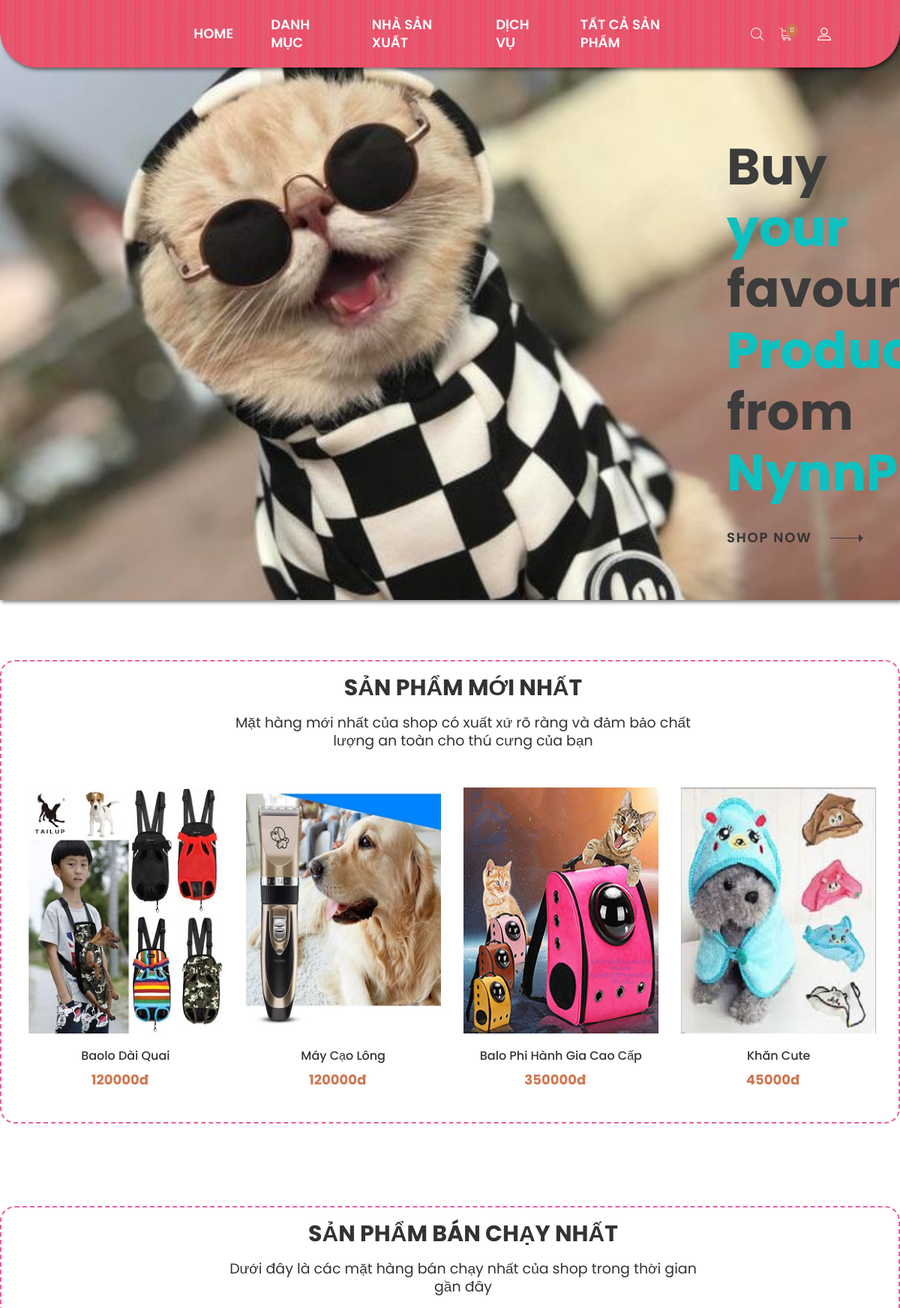
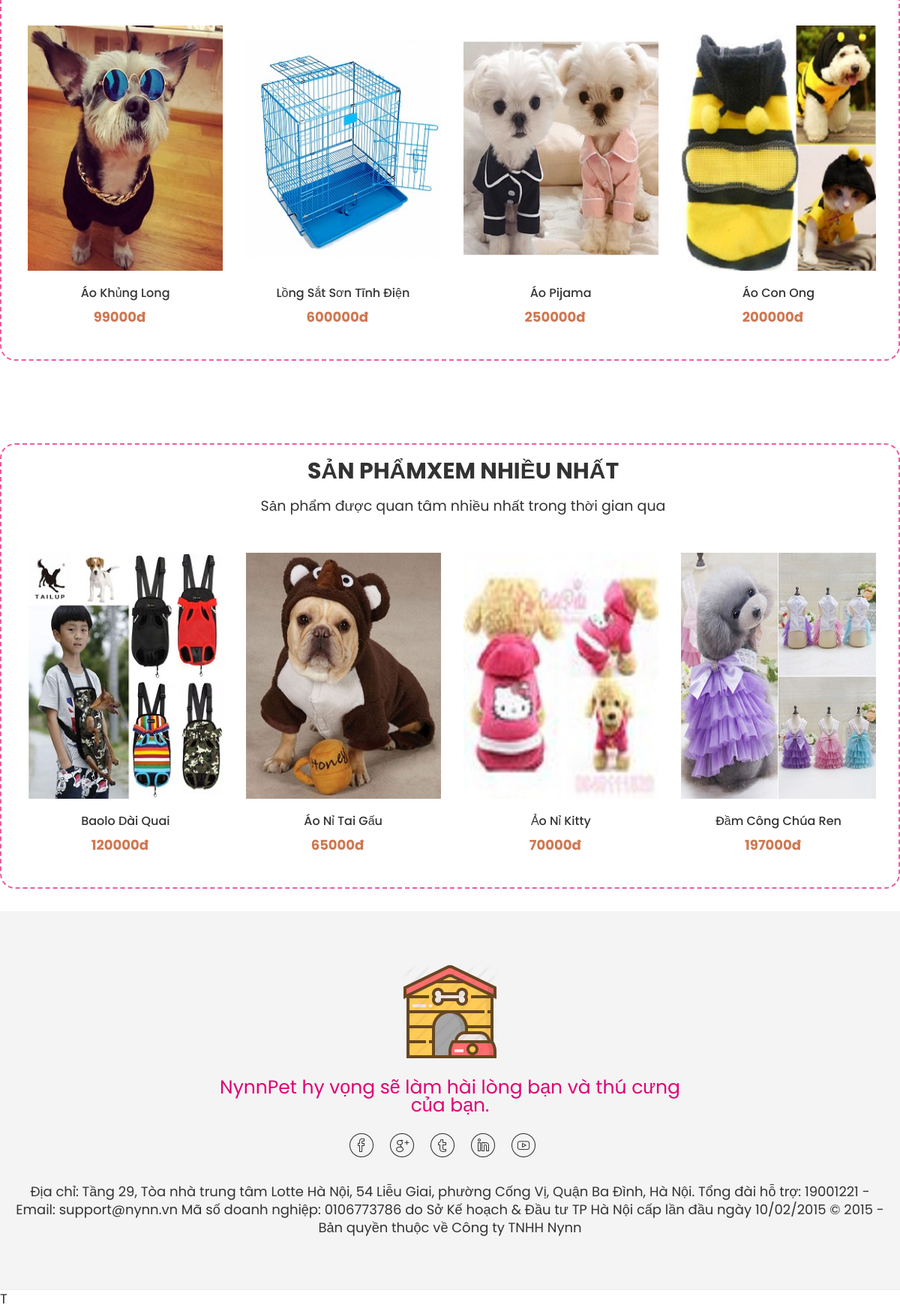
Page / (signed in) on the committed database (2 pictures, top to bottom).
### tables this page shows
CREATE TABLE IF NOT EXISTS `sanpham` (
  `ID` int(11) NOT NULL AUTO_INCREMENT,
  `TenSP` varchar(255) DEFAULT NULL,
  `LoaiSP` int(255) DEFAULT NULL,
  `MoTa` text,
  `NgayTao` date DEFAULT NULL,
  `SoLuong` int(11) DEFAULT NULL,
  `HinhAnh` varchar(50) DEFAULT NULL,
  `XuatXu` varchar(50) DEFAULT NULL,
  `MaNSX` int(11) DEFAULT NULL,
  `Gia` float DEFAULT NULL,
  `LuotXem` int(10) UNSIGNED ZEROFILL DEFAULT '0000000000',
  `TinhTrang` varchar(0) DEFAULT NULL,
  PRIMARY KEY (`ID`) USING BTREE,
  KEY `MaNSX` (`MaNSX`) USING BTREE,
  KEY `LoaiSP` (`LoaiSP`) USING BTREE
);

### config.php (called while the page is built, shortened)
<?php
function load($sql) {
	$cn = new mysqli(HOST, UID, PWD, DB);
	$cn->query("set names 'utf8'");
    $rs = $cn->query($sql);
	return $rs;
}

### index.php (the view, shortened to what this page needs)
<?php
include_once("header.php");
$top10LastPros = "select * from sanpham order by ID desc limit 10";
$rs = load($top10LastPros);
?>
		<section class="wn__product__area brown--color pt--80  pb--30">
			<div class="container" style = "padding-top:20px;padding-left:50px; border:2.5px dashed #ec5da0; border-radius: 20px;">
				<div class="row">
					<div class="col-lg-12">
						<div class="section__title text-center">
							<h2 class="title__be--2">Sản phẩm mới nhất </span></h2>
							<p style="font-size: 19px" > Mặt hàng mới nhất của shop có xuất xứ rõ ràng và đảm bảo chất lượng an toàn cho thú cưng của bạn </p>
					</div>
				</div>
				<div class="furniture--4 border--round arrows_style owl-carousel owl-theme row mt--50">
					<?php
					while($data = $rs->fetch_object()) {
					?>
					<div class="product product__style--3">
						<div class="col-lg-3 col-md-4 col-sm-6 col-12">
						<form method="post" action="">
							<div class="product__thumb">
								<a class="first__img" href="product_detail.php?id=<?php echo $data->ID; ?>"><img src="<?php echo $data->HinhAnh; ?>" alt="product image"></a>
							</div>
							<div class="product__content content--center">
								<h4><a href="product_detail.php?id=<?php echo $data->ID; ?>"><?php echo $data->TenSP; ?></a></h4>
								<ul class="prize d-flex">
									<li><?php echo $data->Gia; ?>đ</li>
								</ul>
							</div>
						</form>
						</div>
					</div>
					<?php } ?>
				</div>
			</div>
		</section>
		<section class="wn__product__area brown--color pt--80  pb--30">
			<div class="container" style = "padding-top:20px;padding-left:50px; border:2.5px dashed #ec5da0; border-radius: 20px;">
				<div class="row">
					<div class="col-lg-12">
						<div class="section__title text-center">
							<h2 class="title__be--2">Sản phẩm bán chạy nhất</span></h2>
							<p style="font-size: 19px">Dưới đây là các mặt hàng bán chạy nhất của shop trong thời gian gần đây  </p>
					</div>
				</div>
				<div class="furniture--4 border--round arrows_style owl-carousel owl-theme row mt--50">
					<?php
					require_once 'config.php';
					$top10LastPros = "	select  sp.ID, sp.TenSP, sp.LoaiSP, sp.Gia,sp.HinhAnh,ct.SPID,SUM(ct.SL) AS soluong, sp.SoLuong as SLSP
					                  from  chitietdh ct INNER JOIN sanpham sp
					                  where  ct.SPID=sp.ID
					                  GROUP BY soluong desc
					                  LIMIT 10";
					$rs = load($top10LastPros);
					?>
					<?php
					while($data = $rs->fetch_object()) {
					?>
					<div class="product product__style--3">
						<div class="col-lg-3 col-md-4 col-sm-6 col-12">
						<form method="post" action="">
							<div class="product__thumb">
								<a class="first__img" href="product_detail.php?id=<?php echo $data->ID; ?>"><img src="<?php echo $data->HinhAnh; ?>" alt="product image"></a>
							</div>
							<div class="product__content content--center">
								<h4><a href="product_detail.php?id=<?php echo $data->ID; ?>"><?php echo $data->TenSP; ?></a></h4>
								<ul class="prize d-flex">
									<li><?php echo $data->Gia; ?>đ</li>
								</ul>
							</div>
						</form>
						</div>
				</div>
				<?php } ?>
			</div>
		</section>
		<section class="wn__product__area brown--color pt--80  pb--30">
			<div class="container" style = "padding-top:20px;padding-left:50px; border:2.5px dashed #ec5da0; border-radius: 20px;">
				<div class="row">
					<div class="col-lg-12">
						<div class="section__title text-center">
							<h2 class="title__be--2">Sản phẩmXem nhiều nhất</span></h2>
							<p style="font-size: 19px">Sản phẩm được quan tâm nhiều nhất trong thời gian qua  </p>
					</div>
				</div>
				<div class="furniture--4 border--round arrows_style owl-carousel owl-theme row mt--50">
					<?php
					require_once 'config.php';
										$top10LastPros = "select  sp.ID, sp.TenSP, sp.LoaiSP, sp.Gia,sp.HinhAnh, sp.SoLuong as SLSP
						                  from  sanpham sp
						                  ORDER BY LuotXem DESC
						                  LIMIT 10";
					$rs = load($top10LastPros);
					?>
					<?php
					while($data = $rs->fetch_object()) {
					?>
					<div class="product product__style--3">
						<div class="col-lg-3 col-md-4 col-sm-6 col-12">
						<form method="post" action="">
							<div class="product__thumb">
								<a class="first__img" href="product_detail.php?id=<?php echo $data->ID; ?>"><img src="<?php echo $data->HinhAnh; ?>" alt="product image"></a>
							</div>
							<div class="product__content content--center">
								<h4><a href="product_detail.php?id=<?php echo $data->ID; ?>"><?php echo $data->TenSP; ?></a></h4>
								<ul class="prize d-flex">
									<li><?php echo $data->Gia; ?>đ</li>
								</ul>
							</div>
						</form>
						</div>
					</div>
				<?php } ?>
				</div>
			</div>
		</section>
<?php include_once("footer.php"); ?>

### header.php (shortened to what this page needs)
<?php
require_once 'config.php';
$current_file = basename($_SERVER['PHP_SELF']);
if(isset($_SESSION["current_user"]))
	$idUser = $_SESSION["current_user"]->ID;
if (isset($_SESSION["current_user"])) {
	$sqlItem = "select d.TongTien as TT, sum(c.SL) as TongSoSP
					from dathang d, chitietdh c
					where UserID = '$idUser' and c.DatHangID = d.ID and d.TinhTrang = 'Chưa giao'";
	$rsSqlItem = load($sqlItem);
	$dataSqlItem = $rsSqlItem->fetch_object();
	if ($dataSqlItem->TongSoSP == "")
		$dataSqlItem->TongSoSP = 0;
}
else {
	$num = 0;
	$dataSqlItem->TongSoSP = 0;
}
?>
<!Doctype html>
<html class="no-js" lang="zxx">
<head>
	<link rel="stylesheet" href="css/bootstrap.min.css">
	<link rel="stylesheet" href="css/plugins.css">
	<link rel="stylesheet" href="style.css">
   <link rel="stylesheet" href="css/custom.css">
</head>
<body>
	<div class="wrapper" id="wrapper">
<header id="wn__header" class="oth-page header__area header__absolute sticky__header">
			<div class="container-fluid">
				<div class="row">
					<div class="col-md-4 col-sm-4 col-7 col-lg-2">
					</div>
					<div class="col-lg-8 d-none d-lg-block">
						<nav class="mainmenu__nav">
							<ul class="meninmenu d-flex justify-content-start">
								<li class="drop with--one--item"><a href="index.php">Home</a></li>
								<li class="drop"><a href="allloai.php">Danh Mục</a>
								</li>
								<li class="drop"><a href="allnsx.php">Nhà sản xuất</a>
								</li>
								<li class="drop"><a href="dichvu.php">Dịch vụ</a>
								</li>
								<li><a href="tatca.php">Tất cả sản phẩm</a></li>
							</ul>
						</nav>
					</div>
					<div class="col-md-8 col-sm-8 col-5 col-lg-2">
						<ul class="header__sidebar__right d-flex justify-content-end align-items-center">
							<li class="shop_search"><a class="search__active" href="#"></a></li>
							<li class="shopcart"><a class="cartbox_active" href="#"><span class="product_qun"><?php echo $dataSqlItem->TongSoSP ?></span></a>
							</li>
							<li class="setting__bar__icon"><a class="setting__active" href="#"></a>
								</div>
					</div>
				</div>
			</div>
<?php
	if ($current_file == "index.php") {
?>
<div class="slider-area brown__nav slider--15 slide__activation slide__arrow01 owl-carousel owl-theme">
<div class="slide animation__style10 bg-image--1 fullscreen align__center--left">
	<div class="container">
		<div class="row">
			<div class="col-lg-12">
				<div class="slider__content">
					<div class="contentbox">
						<h2>Buy <span>your </span></h2>
						<h2>favourite <span>Product </span></h2>
						<h2>from <span>NynnPet </span></h2>
						<a class="shopbtn" href="#">shop now</a>
					</div>
				</div>
			</div>
		</div>
	</div>
</div>
</div>
<?php }
?>

### footer.php (shortened to what this page needs)
		<footer id="wn__footer" class="footer__area bg__cat--8 brown--color">
			<div class="footer-static-top">
				<div class="container">
					<div class="row">
						<div class="col-lg-12">
							<div class="footer__widget footer__menu">
								<div class="ft__logo">
									<a href="index.php">
										<img src="images/logo/logo2.png" alt="logo">
									</a>
									<p style="color:#DF0174; font-size :25px ;" >NynnPet hy vọng sẽ làm hài lòng bạn và thú cưng của bạn.</p>
								</div>
								<div class="footer__content">
									<ul class="social__net social__net--2 d-flex justify-content-center">
										<li><a href="#"><i class="bi bi-facebook"></i></a></li>
										<li><a href="#"><i class="bi bi-google"></i></a></li>
										<li><a href="#"><i class="bi bi-twitter"></i></a></li>
										<li><a href="#"><i class="bi bi-linkedin"></i></a></li>
										<li><a href="#"><i class="bi bi-youtube"></i></a></li>
									</ul>
									<p>Địa chỉ: Tầng 29, Tòa nhà trung tâm Lotte Hà Nội, 54 Liễu Giai, phường Cống Vị, Quận Ba Đình, Hà Nội. Tổng đài hỗ trợ: 19001221 - Email: support@nynn.vn
										Mã số doanh nghiệp: 0106773786 do Sở Kế hoạch & Đầu tư TP Hà Nội cấp lần đầu ngày 10/02/2015
										© 2015 - Bản quyền thuộc về Công ty TNHH Nynn</p>
								</div>
							</div>
						</div>
					</div>
				</div>
			</div>
		</footer>
	<script src="js/popper.min.js"></script>T
</body>
</html>

### css/custom.css (style rules this page uses)
.slider-area { -moz-box-shadow: 2px 3px 5px rgba(0, 0, 0,0.5); -webkit-box-shadow: 2px 3px 5px rgba(0, 0, 0, .5); box-shadow: 2px 3px 5px rgba(0, 0, 0, .5); }
.shop_search { margin-right:15px; }

### rows in the picture
sanpham: HinhAnh (picture), TenSP "Baolo Dài Quai", Gia "120000"
sanpham: HinhAnh (picture), TenSP "Máy Cạo Lông", Gia "120000"
sanpham: HinhAnh (picture), TenSP "Balo Phi Hành Gia Cao Cấp", Gia "350000"
sanpham: HinhAnh (picture), TenSP "Khăn Cute", Gia "45000"
sanpham: HinhAnh (picture), TenSP "Áo Khủng Long", Gia "99000"
sanpham: HinhAnh (picture), TenSP "Lồng Sắt Sơn Tĩnh Điện", Gia "600000"
sanpham: HinhAnh (picture), TenSP "Áo Pijama", Gia "250000"
sanpham: HinhAnh (picture), TenSP "Áo Con Ong", Gia "200000"
sanpham: HinhAnh (picture), TenSP "Áo Nỉ Tai Gấu", Gia "65000"
sanpham: HinhAnh (picture), TenSP "Ảo Nỉ Kitty", Gia "70000"
sanpham: HinhAnh (picture), TenSP "Đầm Công Chúa Ren", Gia "197000"

### other values in the picture
$dataSqlItem->TongSoSP "0"
